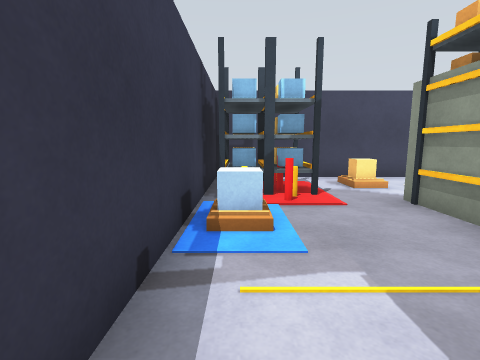
view 1 (above)

20 first-person views from a walk through a Gazebo world. The camera is 1.2 m above the floor, tilts 8° down and sees 85° across. The floor is counted in squares, 1 m on a side. Each view is taken from the middle of a square. On the plan, view 1 faces up. The plan holds only what a view shows up to about 12 squares ahead; the rest is blank. The robots in the file are not drawn.

view 2
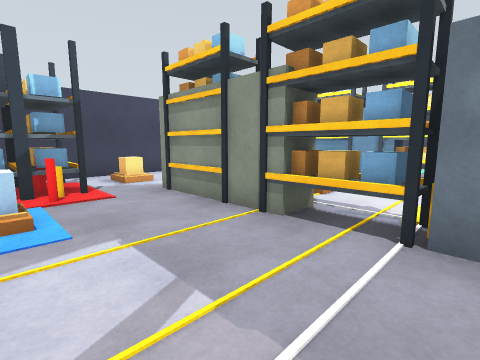

view 3
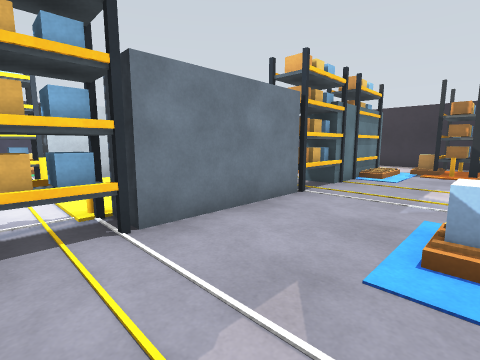

view 4
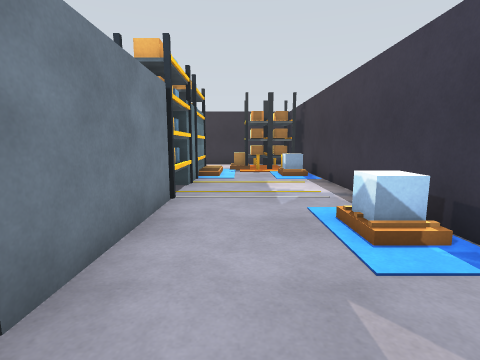

view 5
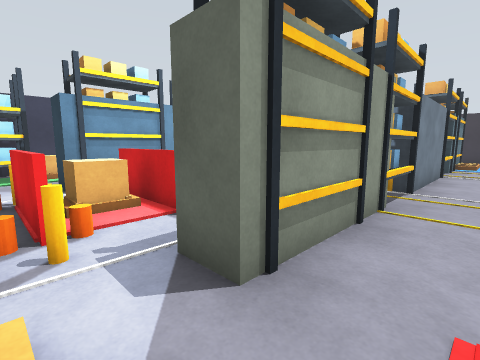

view 6
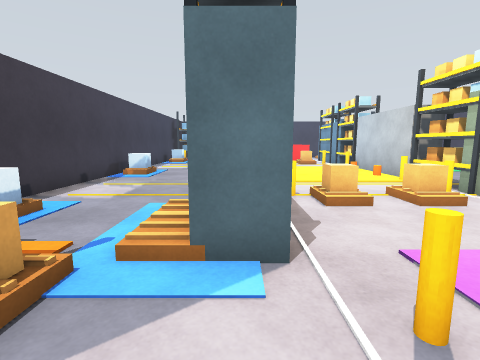

view 7
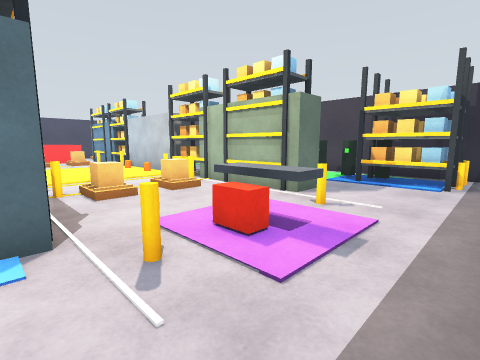

view 8
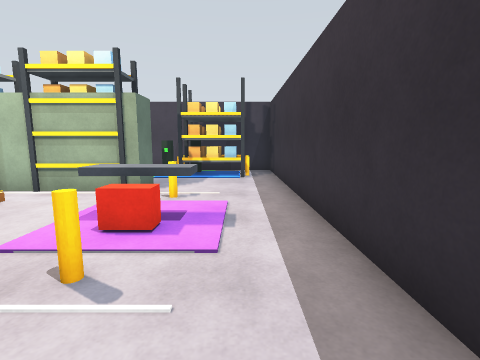

view 9
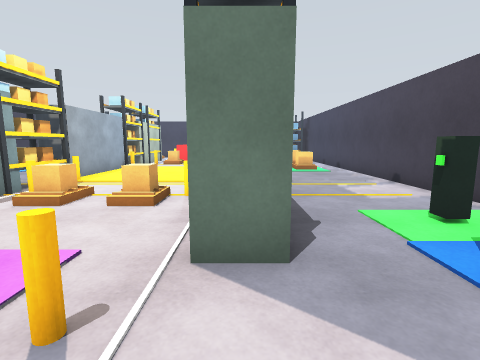

view 10
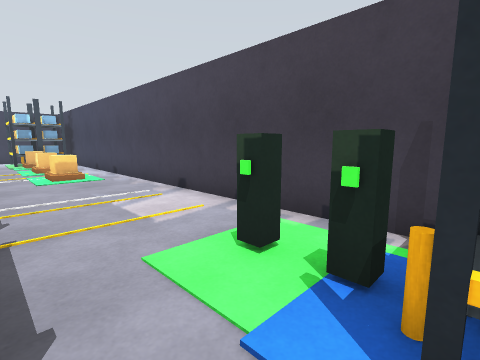

view 11
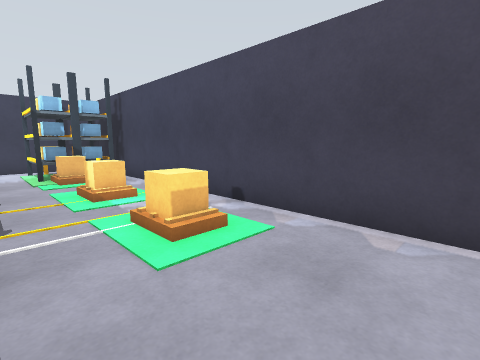

view 12
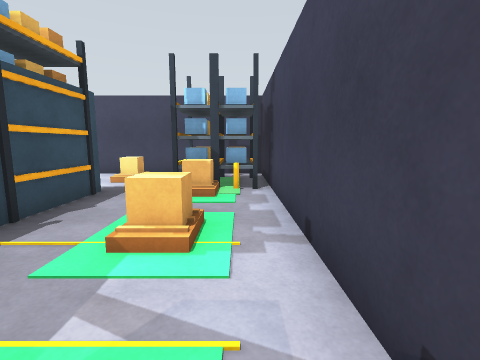

view 13
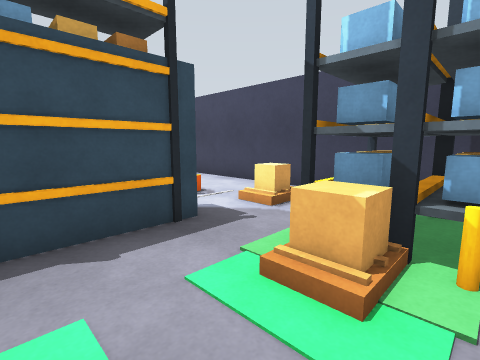

view 14
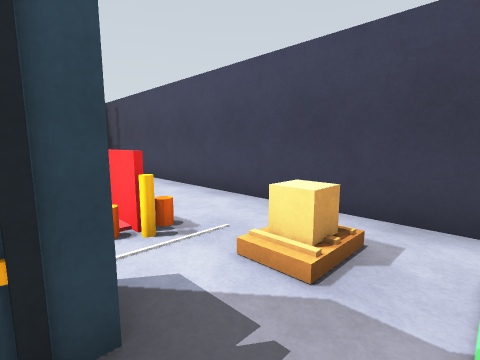

view 15
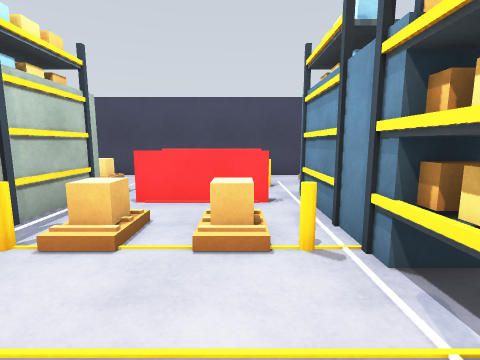

view 16
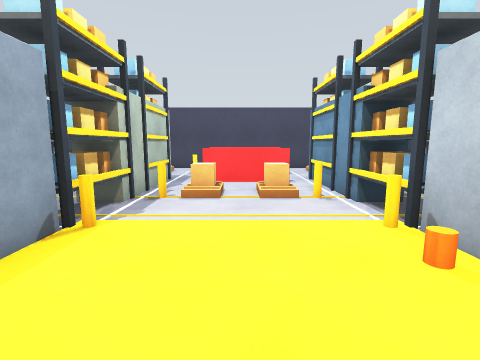

view 17
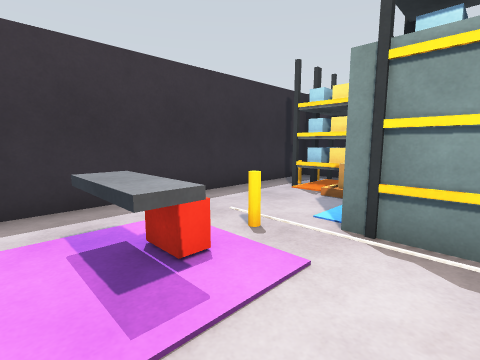

view 18
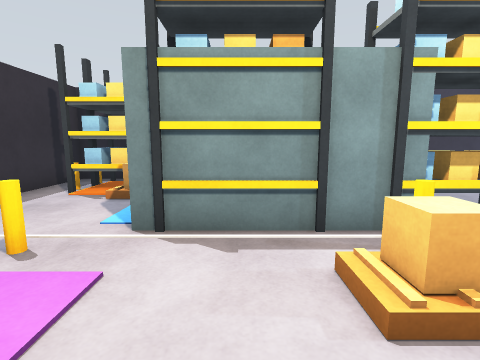

view 19
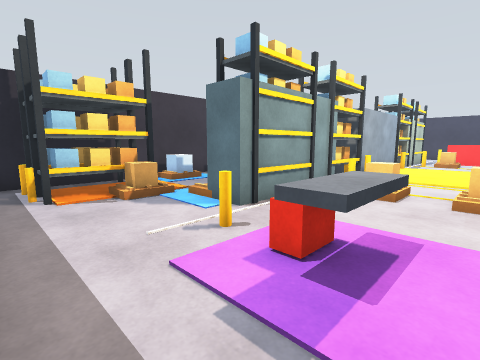

view 20
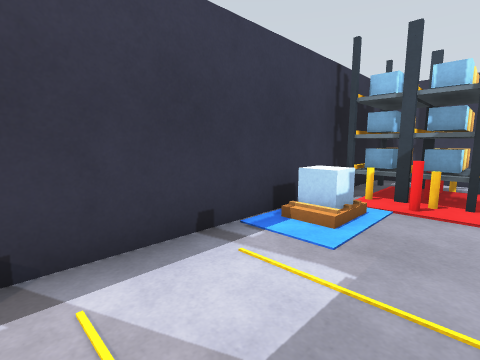

### Floor plan
Points are (right, up) in squares from view 1. A wall is a line through its corners. A room is listed if a view was taken in it or the views show most of it. See-through windows are left out.
Room 1 (views 1, 2, 3, 4, 5, 6, 7, 8, 9, 10, 11, 12, 13, 14, 15, 16, 17, 18, 19, 20)
walls: (4.5, -4.5) (3.5, -4.5) (3.5, -0.5) (4.5, -0.5) (4.5, -4.5); (10.6, -4.5) (9.5, -4.5) (9.5, -0.5) (10.5, -0.5); (12.3, 6.4) (12.3, 7.4); (12.3, -12.6) (12.3, -11.5); (12.4, 7.1) (12.4, 6.4); (-0.8, -14.3) (14.9, -14.3) (14.9, 9.4) (-0.8, 9.4) (-0.8, -14.3)
objects: orange pole (0, -13); other object (0, -12); other object (0, -11); other object (0, -9); blue box (0, -8); other object (0, -3); pallet (0, -2); blue box (0, 3); pallet (0, 4); orange pole (0, 6); dark grey box (0, 7); orange pole (1, -13); dark grey box (1, -13) to (2, -12); other object (1, -11); red pole (1, 5); orange pole (1, 6); dark grey box (1, 6) to (2, 8); other object (1, 8); other object (2, -12); pallet (2, -11); orange box (2, -10); other object (3, -5); other object (3, 7); other object (3, 8); blue post (4, -10); orange box (4, -9); blue post (4, -8); blue post (4, -7); orange box (4, -6); orange box (4, -5); other object (4, 0); orange box (4, 1); blue post (4, 2); blue post (4, 3); orange box (4, 4); blue post (4, 5); orange box (4, 7) to (4, 8); orange pole (5, -11); blue post (5, -10); blue post (5, -7); orange pole (5, -6); other object (5, -5); orange pole (5, 0); orange pole (5, 2); blue post (5, 3); orange pole (5, 7); orange box (6, -8) to (6, -7); orange box (6, 2) to (6, 3); barrier (6, 5); orange cylinder (6, 6); orange cylinder (6, 7); bench (7, -12) to (7, -11); orange box (7, 5) to (8, 6); barrier (7, 7); orange box (8, -8) to (8, -7); orange box (8, 2) to (8, 3); orange cylinder (8, 6) to (9, 6); orange cylinder (8, 7) to (9, 7); orange pole (9, -11); blue post (9, -10); orange pole (9, -7); other object (9, -4); other object (9, -3); orange cylinder (9, -1); orange pole (9, 0); orange pole (9, 2); blue post (9, 5) to (10, 5); blue box (10, -10); orange box (10, -9); blue post (10, -8); blue post (10, -7); orange box (10, -6); dark grey box (10, -5); orange box (10, 1); blue post (10, 2); blue post (10, 3); orange box (10, 4); pallet (10, 7); other object (10, 8); blue post (11, -10); blue post (11, -7); blue post (11, 3); orange box (11, 7) to (11, 8); dark grey box (12, -13) to (13, -11); dark grey box (12, 6) to (13, 8); orange pole (13, -13); orange pole (13, -11); black post (13, -10); black post (13, -9); green box (13, -8); pallet (13, -2); orange box (13, -1); other object (13, 0); pallet (13, 1); orange box (13, 2); other object (13, 3); pallet (13, 4); orange box (13, 5); other object (13, 6); other object (13, 8); other object (14, -13); other object (14, -12); green box (14, -10); orange pole (14, 6); dark grey box (14, 7)

Where each view was taken, in squares from view 1:
view 1: 0 up, 0 right, facing up
view 2: 1 down, 0 right, facing up-right
view 3: 1 up, 0 right, facing down-right
view 4: 1 up, 2 right, facing down
view 5: 7 up, 2 right, facing down-right
view 6: 13 down, 4 right, facing up
view 7: 14 down, 4 right, facing up-right
view 8: 13 down, 3 right, facing right
view 9: 13 down, 10 right, facing up
view 10: 11 down, 11 right, facing up-right
view 11: 4 down, 11 right, facing up-right
view 12: 1 down, 14 right, facing up
view 13: 3 up, 14 right, facing up-left
view 14: 5 up, 12 right, facing up-left
view 15: 1 down, 8 right, facing up
view 16: 4 down, 7 right, facing up
view 17: 9 down, 8 right, facing down-left
view 18: 9 down, 8 right, facing left
view 19: 14 down, 8 right, facing up-left
view 20: 0 up, 2 right, facing up-left
